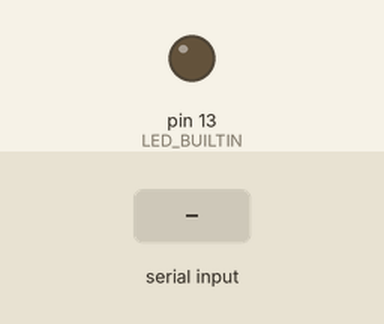
The sketch below on a simulated Arduino Uno, built with avr-gcc and run on an emulated ATmega328P. On the bench: output pins drawn as LEDs (lit = HIGH). Inputs (shaded band) come from the test bench. What the sketch prints to the serial monitor is not drawn.

Above: at 2.2 s.
2.3 s: "0" received over Serial
At 2.9 s:
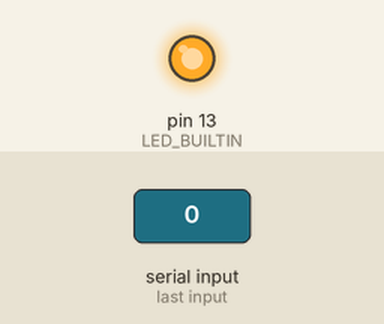
3.8 s: "1" received over Serial
At 5.2 s:
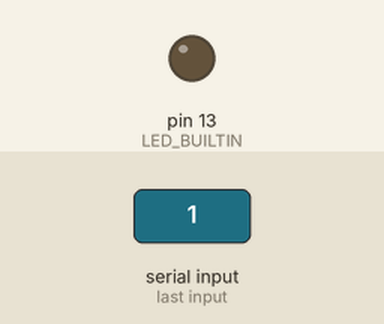
Timing chart, 0 to 6.8 s (numbered marks = the images above; inputs shaded):
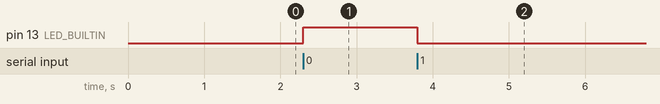

The sketch:

control_LED.ino
```cpp
void setup() {
  // put your setup code here, to run once:
  pinMode(LED_BUILTIN, OUTPUT);
  Serial.begin(115200);
  delay(1000);
  Serial.print("Hello World!\n");
  Serial.print("Hello ESP8266\n");
  Serial.print("1: ON\n");
  Serial.print("0: OFF\n");
}

void loop() {
  // put your main code here, to run repeatedly:
  if(Serial.available() > 0){
    char data_read = Serial.read();
    if(data_read == '1'){
      digitalWrite(LED_BUILTIN, LOW);
    }
    else if(data_read == '0'){
      digitalWrite(LED_BUILTIN, HIGH);
    }
  }
}
```

Measured:
- after the input at 2.3 s, pin 13 (LED_BUILTIN): LOW → HIGH at once
- after the input at 3.8 s, pin 13 (LED_BUILTIN): HIGH → LOW at once
